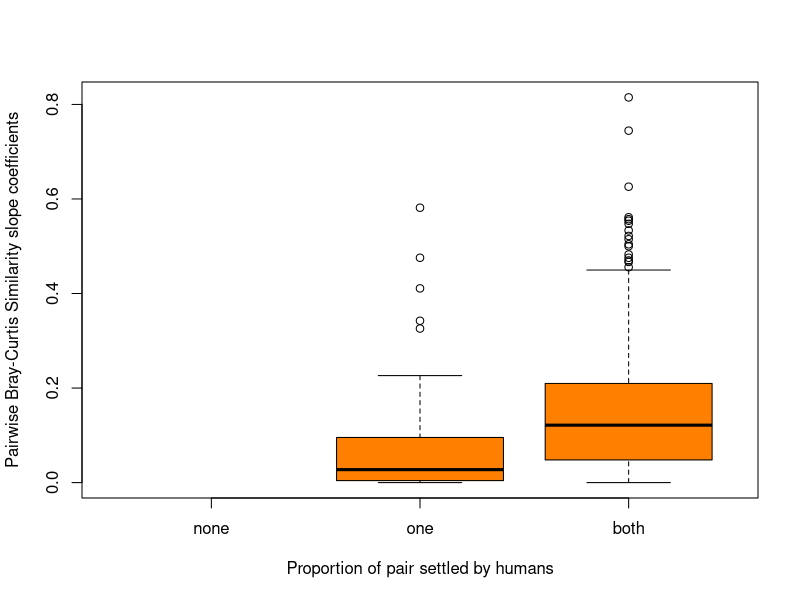

Generate this figure with R:
dat<-read.csv("dat.csv")
levels(dat$group)
dat$group <- factor(dat$group , levels=c("none", "one", "both"))
boxplot(sims ~ group, data = dat, col="darkorange1", xlab = "Proportion of pair settled by humans",
        ylab = "Pairwise Bray-Curtis Similarity slope coefficients")
